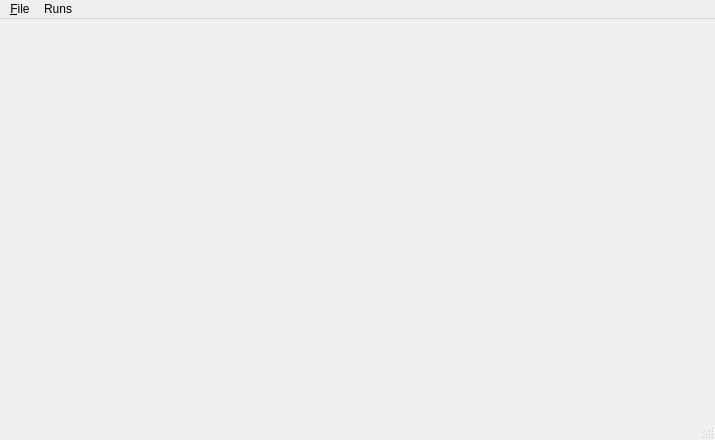
<?xml version="1.0" encoding="UTF-8"?>
<ui version="4.0">
 <class>PJobFileEditor</class>
 <widget class="QMainWindow" name="PJobFileEditor">
  <property name="geometry">
   <rect>
    <x>0</x>
    <y>0</y>
    <width>715</width>
    <height>440</height>
   </rect>
  </property>
  <property name="windowTitle">
   <string>PJOB Editor</string>
  </property>
  <property name="windowIcon">
   <iconset resource="PJobFileEditor.qrc">
    <normaloff>:/icons/Resources/icon128.png</normaloff>:/icons/Resources/icon128.png</iconset>
  </property>
  <widget class="QWidget" name="centralwidget"/>
  <widget class="QMenuBar" name="menubar">
   <property name="geometry">
    <rect>
     <x>0</x>
     <y>0</y>
     <width>715</width>
     <height>21</height>
    </rect>
   </property>
   <widget class="QMenu" name="menuFile">
    <property name="title">
     <string>&amp;File</string>
    </property>
    <widget class="QMenu" name="menuRecentlyUsed">
     <property name="title">
      <string>Recently Used</string>
     </property>
     <addaction name="separator"/>
    </widget>
    <addaction name="actionNew"/>
    <addaction name="actionOpen"/>
    <addaction name="menuRecentlyUsed"/>
    <addaction name="actionSave"/>
    <addaction name="actionClose"/>
    <addaction name="separator"/>
    <addaction name="actionExit"/>
   </widget>
   <widget class="QMenu" name="menuRuns">
    <property name="title">
     <string>Runs</string>
    </property>
    <addaction name="actionDelete_runs"/>
   </widget>
   <addaction name="menuFile"/>
   <addaction name="menuRuns"/>
  </widget>
  <widget class="QStatusBar" name="statusbar"/>
  <action name="actionOpen">
   <property name="text">
    <string>&amp;Open...</string>
   </property>
   <property name="shortcut">
    <string>Ctrl+O</string>
   </property>
  </action>
  <action name="actionSave">
   <property name="text">
    <string>&amp;Save</string>
   </property>
   <property name="shortcut">
    <string>Ctrl+S</string>
   </property>
  </action>
  <action name="actionNew">
   <property name="text">
    <string>&amp;New...</string>
   </property>
   <property name="shortcut">
    <string>Ctrl+N</string>
   </property>
  </action>
  <action name="actionExit">
   <property name="text">
    <string>&amp;Exit</string>
   </property>
   <property name="shortcut">
    <string>Ctrl+Q</string>
   </property>
  </action>
  <action name="actionClose">
   <property name="text">
    <string>&amp;Close</string>
   </property>
   <property name="shortcut">
    <string>Ctrl+W</string>
   </property>
  </action>
  <action name="actionDelete_runs">
   <property name="text">
    <string>Delete runs...</string>
   </property>
  </action>
 </widget>
 <resources>
  <include location="PJobFileEditor.qrc"/>
 </resources>
 <connections>
  <connection>
   <sender>actionExit</sender>
   <signal>triggered()</signal>
   <receiver>PJobFileEditor</receiver>
   <slot>close()</slot>
   <hints>
    <hint type="sourcelabel">
     <x>-1</x>
     <y>-1</y>
    </hint>
    <hint type="destinationlabel">
     <x>316</x>
     <y>219</y>
    </hint>
   </hints>
  </connection>
 </connections>
</ui>
